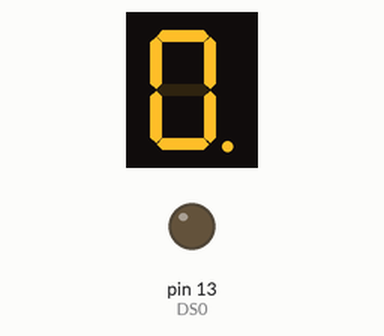
A sketch run on a simulated Arduino Uno, built with avr-gcc and run on an emulated ATmega328P. Parts: 1-digit seven-segment display, output pins drawn as LEDs (lit = HIGH). Wiring (inferred from the names in the program): 1-digit 7-segment display, segments lit when LOW: segments pin 12, pin 11, pin 10, pin 9, pin 8, pin 7, pin 6, pin 5. The segment pins are drawn as the display they are named for; pins used as bus, display or sensor lines are not drawn.

Above: at 0.1 s.
At 7.1 s:
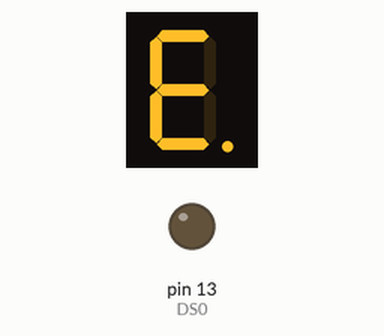
At 14.1 s:
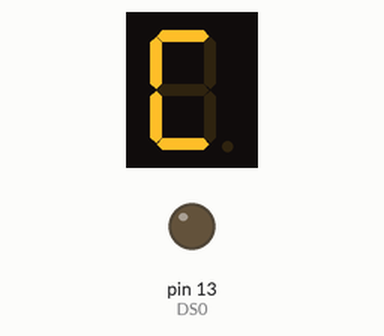
At 21.1 s:
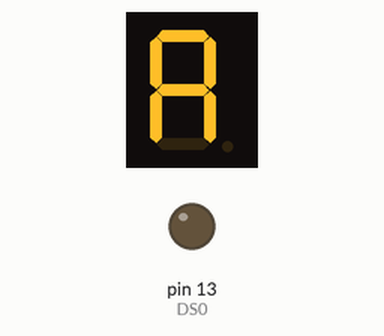
At 30.6 s:
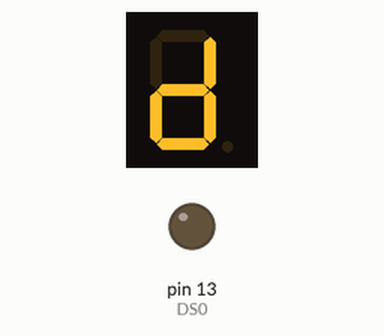
At 39.75 s:
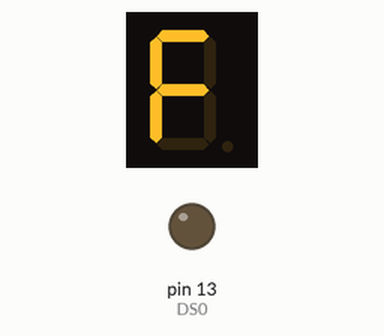

The sketch:

_03.2_DISPLAY_1LED_7SEG.ino
```cpp
/*
  #define DS0 1<<PB7
  #define DS1
  #define DS2
  #define DS3

  #define PORT_DS0 PORTB
  #define PORT_DS1
  #define PORT_DS2
  #define PORT_DS3

  #define SEG_A   1<<PB6
  #define SEG_B   1<<PB5
  #define SEG_C   1<<PB4
  #define SEG_D   1<<PH6
  #define SEG_E   1<<PH5
  #define SEG_F   1<<PH4
  #define SEG_G   1<<PH3
  #define SEG_DOT 1<<PH1

  #define PORT_SEG_A PORTB
  #define PORT_SEG_B PORTB
  #define PORT_SEG_C PORTB
  #define PORT_SEG_D PORTH
  #define PORT_SEG_E PORTH
  #define PORT_SEG_F PORTH
  #define PORT_SEG_G PORTH
  #define PORT_SEG_DOT PORTH
*/
#define DS0 13
#define SEG_A   12
#define SEG_B   11
#define SEG_C   10
#define SEG_D   9
#define SEG_E   8
#define SEG_F   7
#define SEG_G   6
#define SEG_DOT 5
byte led_data[16] = {0xc0, 0xf9, 0xa4, 0xb0, 0x99, 0x92, 0x82, 0xf8, 0x80, 0x90, 0x88, 0x83, 0xc6, 0xa1, 0x86, 0x8e};
void setup() {
  /*
    // put your setup code here, to run once:
    DDRB=(1<<DDB7) | (1<<DDB6) | (1<<DDB5) | (1<<DDB4) | (0<<DDB3) | (0<<DDB2) | (0<<DDB1) | (0<<DDB0);
    // State: Bit7=1 Bit6=1 Bit5=1 Bit4=T Bit3=T Bit2=T Bit1=T Bit0=T
    PORTB=(1<<PORTB7) | (1<<PORTB6) | (1<<PORTB5) | (1<<PORTB4) | (0<<PORTB3) | (0<<PORTB2) | (0<<PORTB1) | (0<<PORTB0);

    // put your setup code here, to run once:
    DDRH=(0<<DDH7) | (1<<DDH6) | (1<<DDH5) | (1<<DDH4) | (1<<DDH3) | (0<<DDH2) | (1<<DDH1) | (0<<DDH0);
    // State: Bit7=1 Bit6=1 Bit5=1 Bit4=T Bit3=T Bit2=T Bit1=T Bit0=T
    PORTH=(0<<PORTH7) | (1<<PORTH6) | (1<<PORTH5) | (1<<PORTH4) | (1<<PORTH3) | (0<<PORTH2) | (1<<PORTH1) | (0<<PORTH0);
    PORT_DS0 &=~DS0;
  */
  pinMode(DS0, OUTPUT);
  pinMode(SEG_A, OUTPUT);
  pinMode(SEG_B, OUTPUT);
  pinMode(SEG_C, OUTPUT);
  pinMode(SEG_D, OUTPUT);
  pinMode(SEG_E, OUTPUT);
  pinMode(SEG_F, OUTPUT);
  pinMode(SEG_G, OUTPUT);
  pinMode(SEG_DOT, OUTPUT);
  digitalWrite(DS0, LOW);
}

void loop() {
  // put your main code here, to run repeatedly:
  for (int i = 0; i < 16; i++)
  {
    LED_SEG_data(led_data[i], 0);
    delay(500);
  }


  for (int i = 0; i < 16; i++)
  {
    LED_SEG_data(led_data[i], 1);
    delay(500);
  }
}
void LED_SEG_data(unsigned char data, byte use_dot)
{
  /*

    if (data & 0x01)
    {
    PORT_SEG_A |= SEG_A;
    } else {
    PORT_SEG_A &= ~SEG_A;
    }
    if ((data & 0x02) >> 1)
    {
    PORT_SEG_B |= SEG_B;
    } else {
    PORT_SEG_B &= ~SEG_B;
    }
    if ((data & 0x04) >> 2)
    {
    PORT_SEG_C |= SEG_C;
    } else {
    PORT_SEG_C &= ~SEG_C;
    }
    if ((data & 0x08) >> 3)
    {
    PORT_SEG_D |= SEG_D;
    } else {
    PORT_SEG_D &= ~SEG_D;
    }
    if ((data & 0x10) >> 4)
    {
    PORT_SEG_E |= SEG_E;
    } else {
    PORT_SEG_E &= ~SEG_E;
    }
    if ((data & 0x20) >> 5)
    {
    PORT_SEG_F |= SEG_F;
    } else {
    PORT_SEG_F &= ~SEG_F;
    }
    if ((data & 0x40) >> 6)
    {
    PORT_SEG_G |= SEG_G;
    } else {
    PORT_SEG_G &= ~SEG_G;
    }
    if (use_dot)
    {
    PORT_SEG_DOT &= ~SEG_DOT;
    } else {
    PORT_SEG_DOT |= SEG_DOT;
    }
  */
  digitalWrite(SEG_A, data & 0x01);
  digitalWrite(SEG_B, data & 0x02);
  digitalWrite(SEG_C, data & 0x04);
  digitalWrite(SEG_D, data & 0x08);
  digitalWrite(SEG_E, data & 0x10);
  digitalWrite(SEG_F, data & 0x20);
  digitalWrite(SEG_G, data & 0x40);
  if (use_dot)
  {
    digitalWrite(SEG_DOT, data & 0x80);
  }


}
```

Measured:
- what the display in image 1 shows lasts 0.5 s, from 7.0 s to 7.5 s
